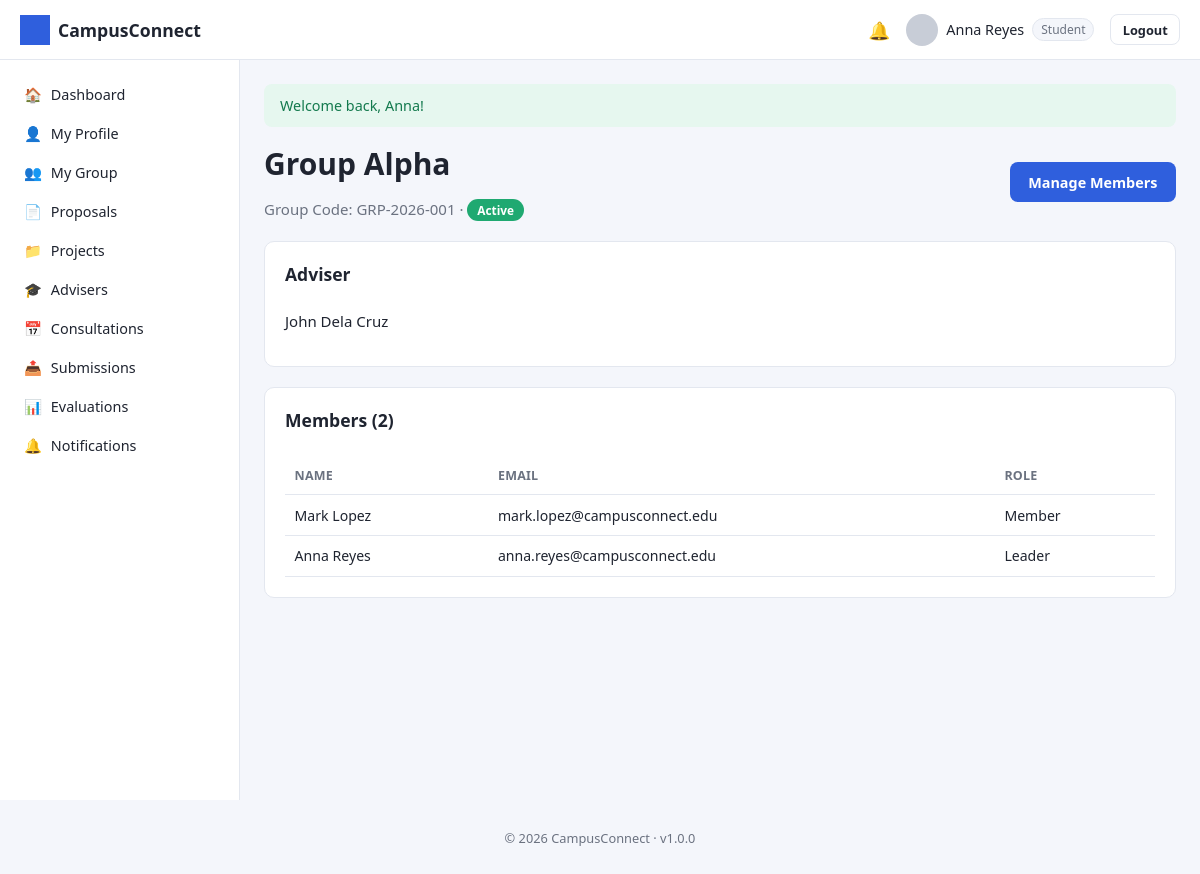
The app's page /student/groups/view.php?id=1 (signed in) with its own data.
### tables this page shows
CREATE TABLE users (
    user_id INT AUTO_INCREMENT PRIMARY KEY,
    role_id INT NOT NULL,
    id_number VARCHAR(50) UNIQUE,
    first_name VARCHAR(100) NOT NULL,
    last_name VARCHAR(100) NOT NULL,
    email VARCHAR(150) NOT NULL UNIQUE,
    password_hash VARCHAR(255) NOT NULL,
    program VARCHAR(150) DEFAULT NULL,
    department VARCHAR(150) DEFAULT NULL,
    profile_photo VARCHAR(255) DEFAULT 'default-profile.png',
    contact_number VARCHAR(30) DEFAULT NULL,
    status ENUM('active','inactive','suspended') DEFAULT 'active',
    remember_token VARCHAR(255) DEFAULT NULL,
    reset_token VARCHAR(255) DEFAULT NULL,
    reset_token_expires DATETIME DEFAULT NULL,
    created_at TIMESTAMP DEFAULT CURRENT_TIMESTAMP,
    updated_at TIMESTAMP DEFAULT CURRENT_TIMESTAMP ON UPDATE CURRENT_TIMESTAMP,
    FOREIGN KEY (role_id) REFERENCES roles(role_id)
);

CREATE TABLE `groups` (
    group_id INT AUTO_INCREMENT PRIMARY KEY,
    group_name VARCHAR(150) NOT NULL,
    group_code VARCHAR(20) UNIQUE,
    leader_id INT NOT NULL,
    adviser_id INT DEFAULT NULL,
    status ENUM('forming','active','disbanded') DEFAULT 'forming',
    created_at TIMESTAMP DEFAULT CURRENT_TIMESTAMP,
    FOREIGN KEY (leader_id) REFERENCES users(user_id),
    FOREIGN KEY (adviser_id) REFERENCES users(user_id)
);

CREATE TABLE group_members (
    id INT AUTO_INCREMENT PRIMARY KEY,
    group_id INT NOT NULL,
    user_id INT NOT NULL,
    role_in_group ENUM('leader','member') DEFAULT 'member',
    joined_at TIMESTAMP DEFAULT CURRENT_TIMESTAMP,
    FOREIGN KEY (group_id) REFERENCES `groups`(group_id) ON DELETE CASCADE,
    FOREIGN KEY (user_id) REFERENCES users(user_id) ON DELETE CASCADE,
    UNIQUE KEY uniq_group_user (group_id, user_id)
);

### config/database.php (called while the page is built, shortened)
<?php
function getDB(): PDO
{
    static $pdo = null;
    if ($pdo === null) {
        $dsn = 'mysql:host=' . DB_HOST . ';dbname=' . DB_NAME . ';charset=' . DB_CHARSET;
        $options = [
            PDO::ATTR_ERRMODE            => PDO::ERRMODE_EXCEPTION,
            PDO::ATTR_DEFAULT_FETCH_MODE => PDO::FETCH_ASSOC,
            PDO::ATTR_EMULATE_PREPARES   => false,
        ];
        try {
            $pdo = new PDO($dsn, DB_USER, DB_PASS, $options);
        } catch (PDOException $e) {
            error_log('Database connection failed: ' . $e->getMessage());
            die('Database connection failed. Please try again later or contact the administrator.');
        }
    }
    return $pdo;
}

### student/groups/view.php (the view, shortened to what this page needs)
<?php
require_once __DIR__ . '/../../config/database.php';
require_once __DIR__ . '/../../includes/functions.php';
$db = getDB();
$user = currentUser();
$groupId = (int) ($_GET['id'] ?? 0);
$stmt = $db->prepare('SELECT g.*, u.first_name AS adviser_first, u.last_name AS adviser_last
    FROM `groups` g LEFT JOIN users u ON u.user_id = g.adviser_id WHERE g.group_id = ?');
$stmt->execute([$groupId]);
$group = $stmt->fetch();
$stmt = $db->prepare('SELECT gm.*, u.first_name, u.last_name, u.email, u.profile_photo
    FROM group_members gm JOIN users u ON u.user_id = gm.user_id
    WHERE gm.group_id = ? ORDER BY gm.role_in_group DESC');
$stmt->execute([$groupId]);
$members = $stmt->fetchAll();
include __DIR__ . '/../../includes/header.php';
?>
<div class="page-header">
    <div>
        <h1><?= e($group['group_name']) ?></h1>
        <p>Group Code: <?= e($group['group_code']) ?> · <?= statusBadge($group['status']) ?></p>
    </div>
    <?php if ($group['leader_id'] == $user['user_id']): ?>
    <a href="<?= BASE_URL ?>/student/groups/members.php?id=<?= $groupId ?>" class="btn btn-primary">Manage Members</a>
    <?php endif; ?>
</div>
<div class="card">
    <div class="card-header"><h3>Adviser</h3></div>
    <?php if ($group['adviser_id']): ?>
        <p><?= e($group['adviser_first'] . ' ' . $group['adviser_last']) ?></p>
    <?php else: ?>
        <p class="stat-label">No adviser assigned yet. <a href="<?= BASE_URL ?>/student/advisers/preference.php">Submit adviser preferences</a>.</p>
    <?php endif; ?>
</div>
<div class="card">
    <div class="card-header"><h3>Members (<?= count($members) ?>)</h3></div>
    <table>
        <thead><tr><th>Name</th><th>Email</th><th>Role</th></tr></thead>
        <tbody>
        <?php foreach ($members as $m): ?>
            <tr>
                <td><?= e($m['first_name'] . ' ' . $m['last_name']) ?></td>
                <td><?= e($m['email']) ?></td>
                <td><?= e(ucfirst($m['role_in_group'])) ?></td>
            </tr>
        <?php endforeach; ?>
        </tbody>
    </table>
</div>
<?php include __DIR__ . '/../../includes/footer.php'; ?>

### includes/header.php (shortened to what this page needs)
<!DOCTYPE html>
<html lang="en">
<head>
    <link rel="stylesheet" href="<?= BASE_URL ?>/assets/css/style.css">
</head>
<body class="<?= isLoggedIn() ? 'app-shell' : '' ?>">
<?php if (isLoggedIn()): ?>
<?php include ROOT_PATH . '/includes/navbar.php'; ?>
<div class="layout">
<?php include ROOT_PATH . '/includes/sidebar.php'; ?>
<main class="content">
<?php $flashes = getFlashes(); ?>
<?php foreach ($flashes as $f): ?>
    <div class="alert alert-<?= e($f['type']) ?>"><?= e($f['message']) ?></div>
<?php endforeach; ?>
<?php endif; ?>

### includes/navbar.php (shortened to what this page needs)
<?php
$navUser = currentUser();
$unread  = $navUser ? unreadNotificationCount((int) $navUser['user_id']) : 0;
$roleName = currentRoleName();
?>
<header class="navbar">
    <div class="navbar-brand">
        <img src="<?= BASE_URL ?>/assets/images/logo.png" alt="<?= e(APP_NAME) ?>" class="navbar-logo">
        <span><?= e(APP_NAME) ?></span>
    </div>
    <div class="navbar-right">
        <a class="navbar-icon" href="<?= BASE_URL ?>/<?= e($roleName) ?>/notifications<?= $roleName === 'student' ? '/index.php' : '.php' ?>" title="Notifications">
            🔔<?php if ($unread > 0): ?><span class="badge-dot"><?= $unread ?></span><?php endif; ?>
        </a>
        <div class="navbar-user">
            <img src="<?= BASE_URL ?>/assets/images/<?= e($navUser['profile_photo'] ?? 'default-profile.png') ?>" class="navbar-avatar" alt="Profile">
            <span><?= e(($navUser['first_name'] ?? '') . ' ' . ($navUser['last_name'] ?? '')) ?></span>
            <span class="role-tag"><?= e(ucfirst($roleName ?? '')) ?></span>
        </div>
        <a class="btn btn-sm btn-outline" href="<?= BASE_URL ?>/logout.php">Logout</a>
    </div>
</header>

### includes/sidebar.php
<?php
$roleName   = currentRoleName();
$currentUri = $_SERVER['REQUEST_URI'] ?? '';
function navLink(string $href, string $label, string $icon, string $currentUri): string
{
    $active = (strpos($currentUri, $href) !== false) ? ' active' : '';
    return '<a class="sidebar-link' . $active . '" href="' . BASE_URL . e($href) . '">'
        . '<span class="icon">' . $icon . '</span><span class="label">' . e($label) . '</span></a>';
}
$menus = [
    'student' => [
        ['/student/dashboard.php', 'Dashboard', '🏠'],
        ['/student/profile.php', 'My Profile', '👤'],
        ['/student/groups/index.php', 'My Group', '👥'],
        ['/student/proposals/index.php', 'Proposals', '📄'],
        ['/student/projects/index.php', 'Projects', '📁'],
        ['/student/advisers/index.php', 'Advisers', '🎓'],
        ['/student/consultations/index.php', 'Consultations', '📅'],
        ['/student/submissions/index.php', 'Submissions', '📤'],
        ['/student/evaluations/index.php', 'Evaluations', '📊'],
        ['/student/notifications/index.php', 'Notifications', '🔔'],
    ],
    'adviser' => [
        ['/adviser/dashboard.php', 'Dashboard', '🏠'],
        ['/adviser/profile.php', 'My Profile', '👤'],
        ['/adviser/projects.php', 'Advisee Projects', '📁'],
        ['/adviser/proposals.php', 'Proposals', '📄'],
        ['/adviser/consultations.php', 'Consultations', '📅'],
        ['/adviser/feedback.php', 'Feedback', '💬'],
        ['/adviser/progress.php', 'Progress Tracking', '📈'],
        ['/adviser/evaluations.php', 'Evaluations', '📊'],
        ['/adviser/notifications.php', 'Notifications', '🔔'],
    ],
    'coordinator' => [
        ['/coordinator/dashboard.php', 'Dashboard', '🏠'],
        ['/coordinator/students.php', 'Students', '🎓'],
        ['/coordinator/groups.php', 'Groups', '👥'],
        ['/coordinator/projects.php', 'Projects', '📁'],
        ['/coordinator/proposals.php', 'Proposals', '📄'],
        ['/coordinator/advisers.php', 'Advisers', '🧑‍🏫'],
        ['/coordinator/adviser_preferences.php', 'Adviser Preferences', '📝'],
        ['/coordinator/adviser_assignments.php', 'Adviser Assignments', '🔗'],
        ['/coordinator/consultations.php', 'Consultations', '📅'],
        ['/coordinator/milestones.php', 'Milestones', '🏁'],
        ['/coordinator/evaluations.php', 'Evaluations', '📊'],
        ['/coordinator/announcements.php', 'Announcements', '📢'],
        ['/coordinator/reports.php', 'Reports', '📑'],
        ['/coordinator/notifications.php', 'Notifications', '🔔'],
    ],
    'admin' => [
        ['/admin/dashboard.php', 'Dashboard', '🏠'],
        ['/admin/users.php', 'Users', '👤'],
        ['/admin/roles.php', 'Roles', '🛡️'],
        ['/admin/system_settings.php', 'System Settings', '⚙️'],
        ['/admin/activity_logs.php', 'Activity Logs', '🗒️'],
        ['/admin/backups.php', 'Backups', '💾'],
    ],
];
$items = $menus[$roleName] ?? [];
?>
<aside class="sidebar" id="sidebar">
    <nav class="sidebar-nav">
        <?php foreach ($items as [$href, $label, $icon]): ?>
            <?= navLink($href, $label, $icon, $currentUri) ?>
        <?php endforeach; ?>
    </nav>
</aside>

### includes/functions.php (shortened to what this page needs)
<?php
function e(?string $value): string
{
    return htmlspecialchars($value ?? '', ENT_QUOTES, 'UTF-8');
}
function isLoggedIn(): bool
{
    return !empty($_SESSION['user_id']);
}
function currentRoleId(): ?int
{
    return $_SESSION['role_id'] ?? null;
}
function currentRoleName(): ?string
{
    $roleId = currentRoleId();
    return $roleId ? (ROLE_NAMES[$roleId] ?? null) : null;
}
function getFlashes(): array
{
    $flashes = $_SESSION['flash'] ?? [];
    return $flashes;
}
function currentUser(): ?array
{
    static $user = null;
    if ($user !== null) {
        return $user;
    }
    $stmt = getDB()->prepare('SELECT * FROM users WHERE user_id = ? LIMIT 1');
    $stmt->execute([$_SESSION['user_id']]);
    $user = $stmt->fetch() ?: null;
    return $user;
}
function statusBadge(string $status): string
{
    $map = [
        'pending'      => 'secondary',
        'approved'     => 'success',
        'rejected'     => 'danger',
        'draft'        => 'secondary',
        'submitted'    => 'info',
        'under_review' => 'warning',
        'revision'     => 'warning',
        'in_progress'  => 'primary',
        'completed'    => 'success',
        'active'       => 'success',
        'inactive'     => 'secondary',
        'cancelled'    => 'danger',
        'overdue'      => 'danger',
    ];
    $class = $map[$status] ?? 'secondary';
    $label = ucwords(str_replace('_', ' ', $status));
    return '<span class="badge badge-' . $class . '">' . e($label) . '</span>';
}
function currentStudentGroupId(): ?int
{
    $user = currentUser();
    $stmt = getDB()->prepare('SELECT group_id FROM group_members WHERE user_id = ? LIMIT 1');
    $stmt->execute([$user['user_id']]);
    $row = $stmt->fetch();
    return $row ? (int) $row['group_id'] : null;
}

### includes/footer.php (shortened to what this page needs)
<?php if (isLoggedIn()): ?>
</main>
</div>
<?php endif; ?>
<footer class="app-footer">
    <p>&copy; <?= date('Y') ?> <?= e(APP_NAME) ?> · v<?= e(APP_VERSION) ?></p>
</footer>
</body>
</html>

### assets/css/style.css (style rules this page uses)
:root { --primary: #2f5fdd; --primary-dark: #23439e; --success: #1fa971; --danger: #e0413a; --warning: #e0a13a; --info: #3aa9e0; --secondary: #6b7280; --bg: #f4f6fb; --card-bg: #ffffff; --border: #e3e7ef; --text: #1f2430; --text-muted: #6b7280; --sidebar-width: 240px; --navbar-height: 60px; --radius: 10px; }
* { box-sizing: border-box; }
body { margin: 0; font-family: 'Segoe UI', Roboto, Helvetica, Arial, sans-serif; background: var(--bg); color: var(--text); font-size: 15px; }
a { color: var(--primary); text-decoration: none; }
h1, h2, h3, h4 { margin: 0 0 .5em; font-weight: 600; }
.app-shell { padding-top: var(--navbar-height); }
.navbar { position: fixed; top: 0; left: 0; right: 0; height: var(--navbar-height); background: var(--card-bg); border-bottom: 1px solid var(--border); display: flex; align-items: center; justify-content: space-between; padding: 0 1.25rem; z-index: 100; }
.navbar-brand { display: flex; align-items: center; gap: .5rem; font-weight: 700; font-size: 1.1rem; }
.navbar-logo { height: 30px; width: 30px; object-fit: contain; }
.navbar-right { display: flex; align-items: center; gap: 1rem; }
.navbar-icon { position: relative; font-size: 1.1rem; }
.navbar-user { display: flex; align-items: center; gap: .5rem; font-size: .9rem; }
.navbar-avatar { width: 32px; height: 32px; border-radius: 50%; object-fit: cover; }
.role-tag { background: var(--bg); border: 1px solid var(--border); border-radius: 20px; padding: 2px 8px; font-size: .75rem; color: var(--text-muted); }
.layout { display: flex; min-height: calc(100vh - var(--navbar-height)); }
.sidebar { width: var(--sidebar-width); background: var(--card-bg); border-right: 1px solid var(--border); padding: 1rem .75rem; flex-shrink: 0; }
.sidebar-nav { display: flex; flex-direction: column; gap: .15rem; }
.sidebar-link { display: flex; align-items: center; gap: .6rem; padding: .55rem .75rem; border-radius: var(--radius); color: var(--text); font-size: .9rem; }
.sidebar-link .icon { width: 1.2em; text-align: center; }
.content { flex: 1; padding: 1.5rem; min-width: 0; }
.app-footer { text-align: center; padding: 1rem; color: var(--text-muted); font-size: .8rem; }
.btn { display: inline-block; padding: .6rem 1.1rem; border-radius: 8px; border: 1px solid transparent; font-size: .9rem; font-weight: 600; cursor: pointer; text-align: center; }
.btn-sm { padding: .35rem .7rem; font-size: .8rem; }
.btn-primary { background: var(--primary); color: #fff; }
.btn-outline { background: transparent; border-color: var(--border); color: var(--text); }
.alert { padding: .75rem 1rem; border-radius: 8px; margin-bottom: 1rem; font-size: .9rem; }
.alert-success { background: #e6f7ef; color: #147a4e; }
.card { background: var(--card-bg); border: 1px solid var(--border); border-radius: var(--radius); padding: 1.25rem; margin-bottom: 1.25rem; }
.card-header { display: flex; align-items: center; justify-content: space-between; margin-bottom: 1rem; }
table { width: 100%; border-collapse: collapse; font-size: .88rem; }
th, td { text-align: left; padding: .65rem .6rem; border-bottom: 1px solid var(--border); }
th { color: var(--text-muted); font-weight: 600; font-size: .78rem; text-transform: uppercase; letter-spacing: .02em; }
.badge { display: inline-block; padding: 3px 10px; border-radius: 20px; font-size: .74rem; font-weight: 600; color: #fff; }
.badge-success { background: var(--success); }
.page-header { display: flex; align-items: center; justify-content: space-between; margin-bottom: 1.25rem; flex-wrap: wrap; gap: .75rem; }
.page-header p { color: var(--text-muted); margin: .2rem 0 0; }

### records on screen
users: profile_photo (placeholder picture), first_name+last_name "Anna Reyes"
groups: group_name "Group Alpha", group_code "GRP-2026-001", status "Active", adviser.last_name "John Dela Cruz"
group_members: user.last_name "Mark Lopez", user.email "mark.lopez@campusconnect.edu", role_in_group "Member"
group_members: user.last_name "Anna Reyes", user.email "anna.reyes@campusconnect.edu", role_in_group "Leader"

### other values on screen
APP_NAME "CampusConnect"
$roleName "Student"
$icon "🏠"
$label "Dashboard"
$icon "👤"
$label "My Profile"
$icon "👥"
$label "My Group"
$icon "📄"
$label "Proposals"
$icon "📁"
$label "Projects"
$icon "🎓"
$label "Advisers"
$icon "📅"
